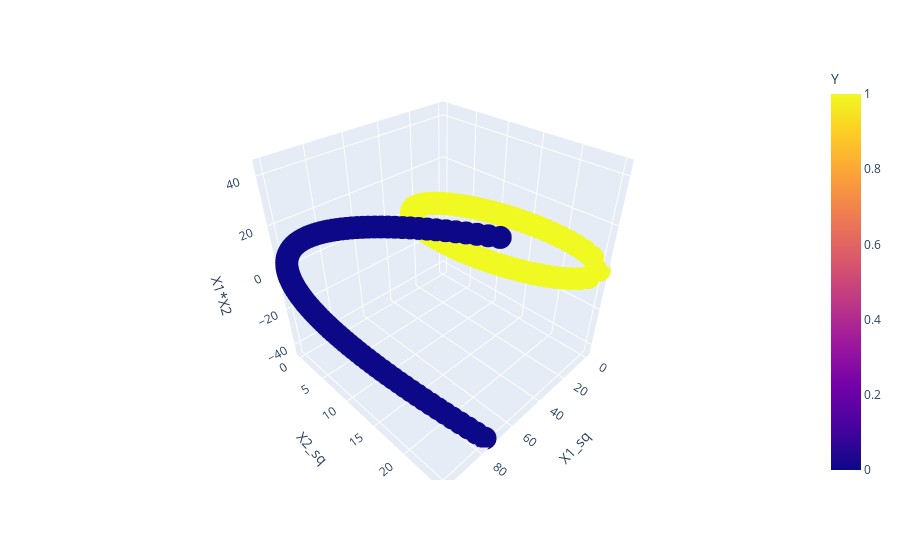

Write notebook code for a chart like this one.
### Code cell
fig=px.scatter_3d(df,x='X1_sq',y='X2_sq',z='X1*X2',color='Y')
fig.show()

### Figure 1 — Plotly figure (JSON) as saved in the notebook; plotly's stock layout.template omitted (floating-point values rounded to 4 significant figures; data arrays with more than 128 entries replaced by an {"elided": "..."} marker saying what was removed)
{"data": [{"hovertemplate": "X1_sq=%{x}<br>X2_sq=%{y}<br>X1*X2=%{z}<br>Y=%{marker.color}<extra></extra>", "legendgroup": "", "marker": {"color": {"elided": "400 int values"}, "coloraxis": "coloraxis", "symbol": "circle"}, "mode": "markers", "name": "", "scene": "scene", "showlegend": false, "type": "scatter3d", "x": {"elided": "400 float values"}, "y": {"elided": "400 float values"}, "z": {"elided": "400 float values"}}], "layout": {"coloraxis": {"colorbar": {"title": {"text": "Y"}}, "colorscale": [[0, "#0d0887"], [0.1111, "#46039f"], [0.2222, "#7201a8"], [0.3333, "#9c179e"], [0.4444, "#bd3786"], [0.5556, "#d8576b"], [0.6667, "#ed7953"], [0.7778, "#fb9f3a"], [0.8889, "#fdca26"], [1, "#f0f921"]]}, "legend": {"tracegroupgap": 0}, "margin": {"t": 60}, "scene": {"domain": {"x": [0, 1], "y": [0, 1]}, "xaxis": {"title": {"text": "X1_sq"}}, "yaxis": {"title": {"text": "X2_sq"}}, "zaxis": {"title": {"text": "X1*X2"}}}}}
